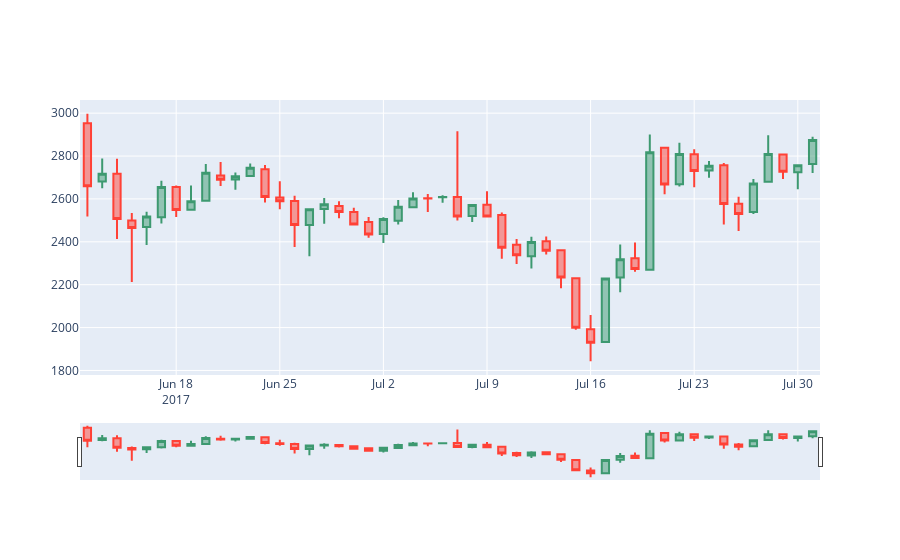

Here is the notebook cell this chart was saved with:
### Code cell
go.Figure(data=candle_data)
